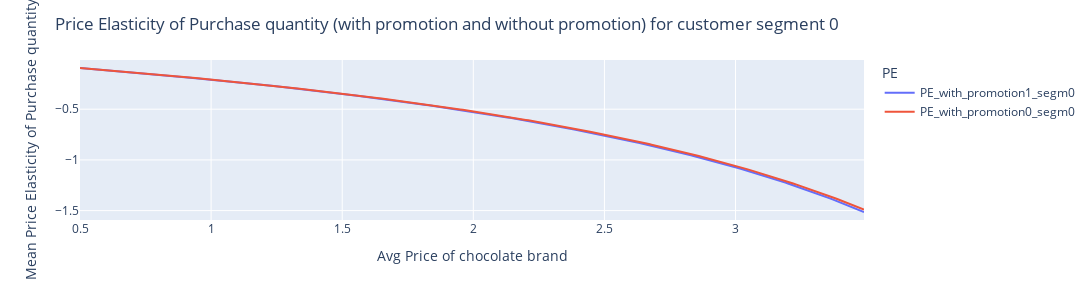

Notebook code for this chart:
### Code cell
PE_0_1_promotion=df_price_elasticity_price_promotion.melt(id_vars=['price'],var_name='PE',value_name='PEValue',value_vars=['PE_with_promotion1_segm0','PE_with_promotion0_segm0'])
# PE_0_1_promotion
fig=px.line(PE_0_1_promotion,x="price",y='PEValue',color='PE')
fig.update_layout(width=1100,height=300,title='Price Elasticity of Purchase quantity (with promotion and without promotion) for customer segment 0',
                  xaxis=dict(title='Avg Price of chocolate brand'),
                  yaxis=dict(title='Mean Price Elasticity of Purchase quantity'))
fig.show()

### Figure 1 — Plotly figure (JSON) as saved in the notebook; plotly's stock layout.template omitted (floating-point values rounded to 4 significant figures; data arrays with more than 128 entries replaced by an {"elided": "..."} marker saying what was removed)
{"data": [{"hovertemplate": "PE=PE_with_promotion1_segm0<br>price=%{x}<br>PEValue=%{y}<extra></extra>", "legendgroup": "PE_with_promotion1_segm0", "line": {"color": "#636efa", "dash": "solid"}, "marker": {"symbol": "circle"}, "mode": "lines", "name": "PE_with_promotion1_segm0", "orientation": "v", "showlegend": true, "type": "scatter", "x": {"elided": "300 float values"}, "xaxis": "x", "y": {"elided": "300 float values"}, "yaxis": "y"}, {"hovertemplate": "PE=PE_with_promotion0_segm0<br>price=%{x}<br>PEValue=%{y}<extra></extra>", "legendgroup": "PE_with_promotion0_segm0", "line": {"color": "#EF553B", "dash": "solid"}, "marker": {"symbol": "circle"}, "mode": "lines", "name": "PE_with_promotion0_segm0", "orientation": "v", "showlegend": true, "type": "scatter", "x": {"elided": "300 float values"}, "xaxis": "x", "y": {"elided": "300 float values"}, "yaxis": "y"}], "layout": {"height": 300, "legend": {"title": {"text": "PE"}, "tracegroupgap": 0}, "margin": {"t": 60}, "title": {"text": "Price Elasticity of Purchase quantity (with promotion and without promotion) for customer segment 0"}, "width": 1100, "xaxis": {"anchor": "y", "autorange": true, "domain": [0, 1], "range": [0.5, 3.49], "title": {"text": "Avg Price of chocolate brand"}, "type": "linear"}, "yaxis": {"anchor": "x", "autorange": true, "domain": [0, 1], "range": [-1.592, -0.01488], "title": {"text": "Mean Price Elasticity of Purchase quantity"}, "type": "linear"}}}
